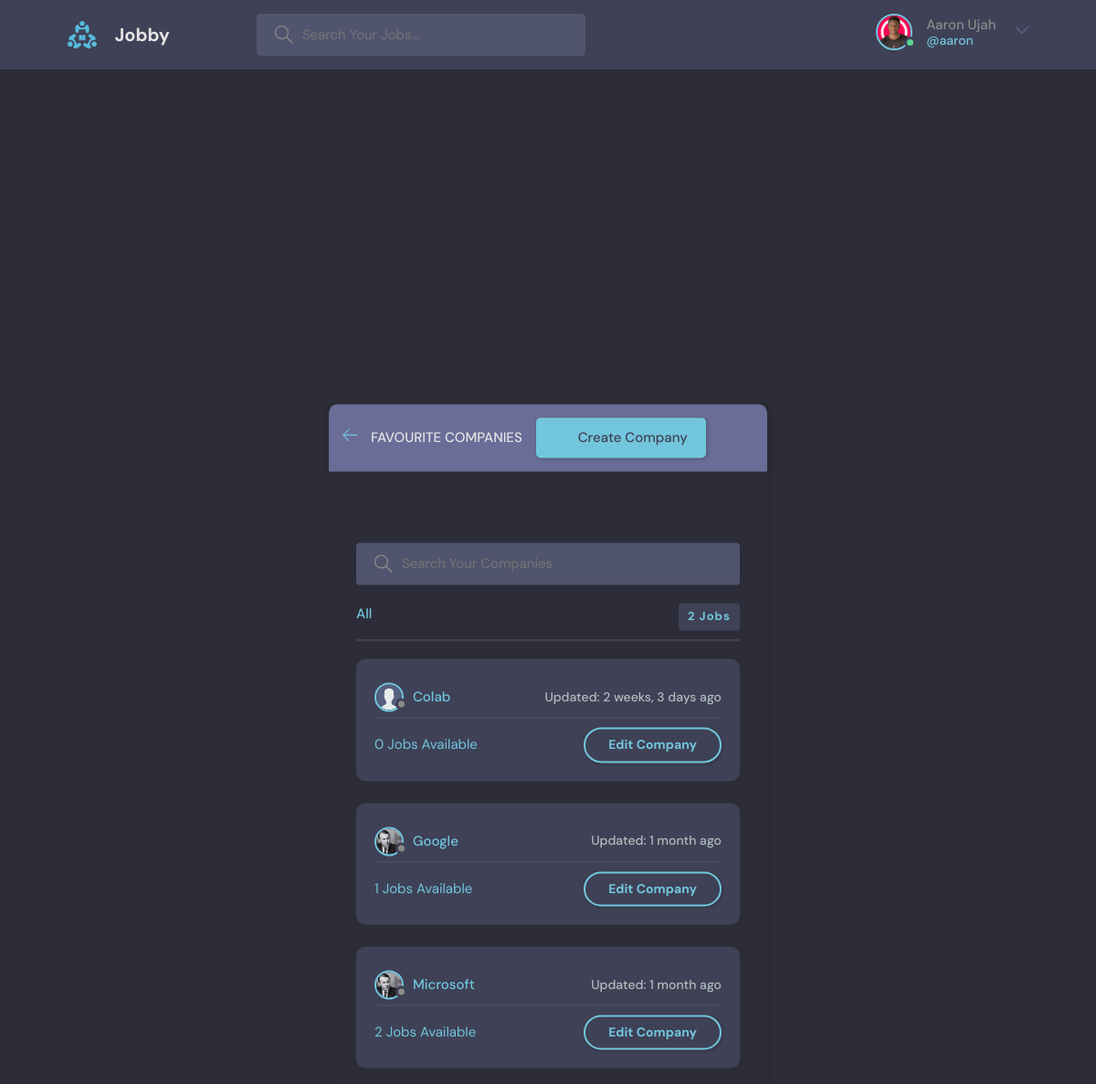
The app's page /companies/ (signed in) with its own data.
### myjob/models.py (models this page shows, shortened)
class User(AbstractUser):
    name = models.CharField(max_length = 200, null=True, blank=True)
    email = models.EmailField(unique=True, null=True)
    username = models.CharField(max_length = 200, unique=True, null=True)
    bio = models.TextField(null=True, blank=True)
    interest_one = models.CharField(max_length=200, null=True, blank=True)
    interest_two = models.CharField(max_length=200, null=True, blank=True)
    interest_three = models.CharField(max_length=200, null=True, blank=True)
    avatar = models.ImageField(null=True, default="avatar.svg", blank=True)
    USERNAME_FIELD = 'email'
    REQUIRED_FIELDS = []

class Company(models.Model):
    user = models.ForeignKey(User, on_delete=models.CASCADE, null=True)
    name = models.CharField(max_length=200)
    website = models.URLField(max_length=200)
    logo = models.ImageField(null=True, default="avatar.svg", blank=True)
    updated = models.DateTimeField(auto_now=True)
    created = models.DateTimeField(auto_now_add=True)
    class Meta:
        ordering = ['-updated', '-created']

### myjob/views.py (the view)
# urls.py: path('companies/', views.companiesPage, name='companies'),
@login_required(login_url='login')
def companiesPage(request):
    page = 'profile'
    q = request.GET.get('q') if request.GET.get('q') != None else ''
    user = User.objects.get(id=request.user.id)
    jobs = Job.objects.filter(client=user)
    companies_all = user.company_set.all()
    companies = companies_all.filter(name__icontains=q)
    return render(request, 'myjob/companies.html', {'page': page, 'companies': companies, 'jobs': jobs})

### myjob/templates/myjob/companies.html (shortened to what this page needs)
{% extends 'main.html' %}
{% block content %}
<main class="create-room layout">
  <div class="container">
    <div class="layout__box" style="background-color:transparent">
      <div class="layout__boxHeader">
        <div class="layout__boxTitle">
          <a href="{% url 'home' %}">
            <svg version="1.1" xmlns="http://www.w3.org/2000/svg" width="32" height="32" viewBox="0 0 32 32">
              <title>arrow-left</title>
              <path
                d="M13.723 2.286l-13.723 13.714 13.719 13.714 1.616-1.611-10.96-10.96h27.625v-2.286h-27.625l10.965-10.965-1.616-1.607z"
              ></path>
            </svg>
          </a>
          <div>
            <h3>Favourite Companies</h3>
          </div>
          <a class="btn btn--main" style="float:right" href="{% url 'create-company' %}">
            <svg version="1.1" xmlns="http://www.w3.org/2000/svg" width="32" height="32" viewBox="0 0 32 32">
            <title>add</title>
            <path
                d="M16.943 0.943h-1.885v14.115h-14.115v1.885h14.115v14.115h1.885v-14.115h14.115v-1.885h-14.115v-14.115z"
            ></path>
            </svg>
            Create Company
          </a>
        </div>
      </div>
      <br>
      <br>
      <div class="topics-page layout__body">
        <form action="" method="GET" class="header__search">
          <label>
            <input name="q" placeholder="Search Your Companies" />
          </label>
        </form>
        <ul class="topics__list">
          <li>
            <a href="{% url 'home' %}" class="active">All <span>{{jobs.count}} Jobs</span></a>
          </li>
          {% include 'myjob/company_feed.html' %}
        </ul>
      </div>
    </div>
  </div>
</main>
{% endblock content %}

### templates/navbar.html (shortened to what this page needs)
{% load static %}
<header class="header header--loggedIn">
    <div class="container">
      <a href="{% url 'home' %}" class="header__logo">
        <img src="{% static 'images/logo.svg' %}" />
        <h1>Jobby</h1>
      </a>
      <form class="header__search" method="GET" action="{% url 'home' %}">
        <label>
          <input name="q" placeholder="Search Your Jobs..." />
        </label>
      </form>
      <nav class="header__menu">
        {% if request.user.is_authenticated %}
        <div class="header__user">
            <a href="{% url 'user-profile' %}">
                <div class="avatar avatar--medium active">
                <img src="{{request.user.avatar.url}}" />
                </div>
                <p>{{request.user.name}} <span>@{{request.user.username}}</span></p>
            </a>
          <button class="dropdown-button">
            <svg version="1.1" xmlns="http://www.w3.org/2000/svg" width="32" height="32" viewBox="0 0 32 32">
              <title>chevron-down</title>
              <path d="M16 21l-13-13h-3l16 16 16-16h-3l-13 13z"></path>
            </svg>
          </button>
        </div>
        {% else %}
        <a href="{% url 'login' %}">
          <img src="{% static 'images/avatar.svg' %}" />
          <p>Login</p>
        </a>
        {% endif %}
      </nav>
    </div>
</header>

### myjob/templates/myjob/company_feed.html
{% if companies.count != 0 %}
    {% for company in companies %}
    <div class="roomListRoom">
        <div class="roomListRoom__header">
            <a href="{% url 'home' %}?q={{company.name}}" class="roomListRoom__author">
            <div class="avatar avatar--small">
                {% if page == 'profile' %}
                    <img src="{{company.logo.url}}" />
                {% else %}
                    <img src="{{job.company.logo.url}}" />
                {% endif %}
            </div>
            <span class="roomListRoom__content">{{company.name}}</span>
            </a>
            <div class="roomListRoom__actions">
            <span>Updated: {{company.updated|timesince}} ago</span>
            </div>
        </div>
        <div class="roomListRoom__meta">
            <a href="{% url 'home' %}?q={{company.name}}" class="active">
                <span>{{company.job_set.all.count}}</span> Jobs Available
            </a>
            {% if request.user == user  %}
                <a href="{% url 'update-company' company.id %}" class="btn btn--main btn--pill">Edit Company</a>
            {% endif %}
        </div>
    </div>
    {% endfor %}
{% else %}
    <h3 style="margin:10px;">You have not added any company. Add a company to see it here</h3>
{% endif %}

### records on screen
User: user.avatar (picture), user.name "Aaron Ujah", user.username "aaron"
Company: logo (placeholder picture), name "Colab", updated "2 weeks, 3 days", job_set.all.count "0"
Company: logo (picture), name "Google", updated "1 month", job_set.all.count "1"
Company: logo (picture), name "Microsoft", updated "1 month", job_set.all.count "2"

### other values on screen
{{ jobs.count }} "2"
